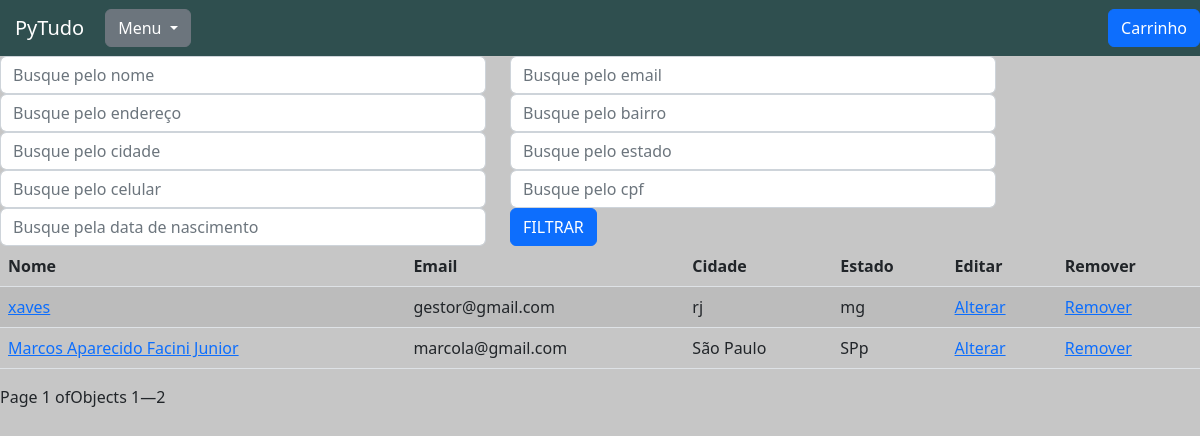
Page /usuarios/listar_usuarios/ on the earlier database version.
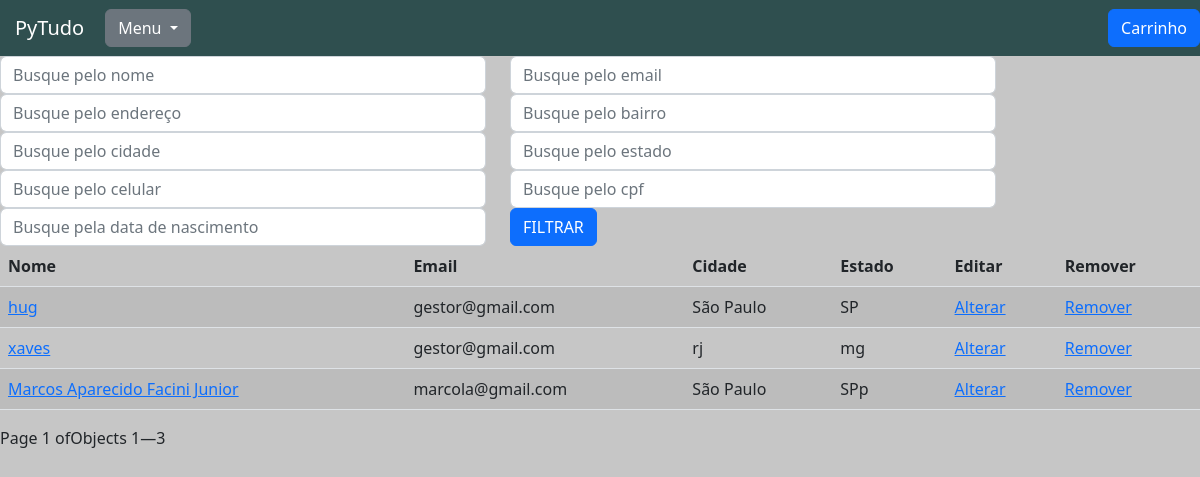
Same page on the later database version.
### usuarios/models.py (models this page shows, shortened)
class Usuarios(models.Model):
    usuario = models.ForeignKey(settings.AUTH_USER_MODEL, on_delete=models.CASCADE)
    nome = models.CharField(max_length=40)
    cpf = CPFField('CPF')
    data_de_nascimento = models.DateField()
    celular = PhoneNumberField(null=False, blank=False)
    endereco = models.CharField(max_length=50)
    numero_endereco = models.CharField(max_length=10)
    complemento = models.CharField(max_length=50, blank=True, null= True)
    bairro = models.CharField(max_length=30)
    cidade = models.CharField(max_length=30)
    estado = models.CharField(max_length=30)
    data_atualizacao = models.DateTimeField(auto_now=True, null=True)

### usuarios/views.py (the view)
# urls.py: path('listar_usuarios/', views.listar_usuarios, name='listar_usuarios'),
@has_permission_decorator('gerenciar_usuarios')
def listar_usuarios(request):
    usuarios = Usuarios.objects.all()
    nome_filtrar = request.GET.get('nome')
    if nome_filtrar:
        usuarios = usuarios.filter(nome__icontains=nome_filtrar)
    email_filtrar = request.GET.get('email')
    if email_filtrar:
        usuarios = usuarios.filter(usuario__email__icontains=email_filtrar)
    endereco_filtrar = request.GET.get('endereco')
    if endereco_filtrar:
        usuarios = usuarios.filter(endereco__icontains=endereco_filtrar)
    bairro_filtrar = request.GET.get('bairro')
    if bairro_filtrar:
        usuarios = usuarios.filter(bairro__icontains=bairro_filtrar)
    cidade_filtrar = request.GET.get('cidade')
    if cidade_filtrar:
        usuarios = usuarios.filter(cidade__icontains=cidade_filtrar)
    estado_filtrar = request.GET.get('estado')
    if estado_filtrar:
        usuarios = usuarios.filter(estado__icontains=estado_filtrar)
    celular_filtrar = request.GET.get('celular')
    if celular_filtrar:
        usuarios = usuarios.filter(celular=celular_filtrar)
    cpf_filtrar = request.GET.get('cpf')
    if cpf_filtrar:
        usuarios = usuarios.filter(cpf=cpf_filtrar)
    data_de_nascimento_filtrar = request.GET.get('data_de_nascimento')
    if data_de_nascimento_filtrar:
        data_convertida = datetime.strptime(data_de_nascimento_filtrar, "%d/%m/%Y").strftime('%Y-%m-%d')
        usuarios = usuarios.filter(data_de_nascimento=data_convertida)
    usuarios_ordenados = usuarios.order_by('-id')
    paginacao = Paginator(usuarios_ordenados, 4)
    page = request.GET.get('page')
    usuarios_paginados = paginacao.get_page(page)
    return render(request, 'listar_usuarios.html', {'usuarios_paginados': usuarios_paginados})

### usuarios/templates/listar_usuarios.html (shortened to what this page needs)
{% extends 'base.html' %}
{% load static %}
{% load filtros %}
{% block 'head' %}
    <link href="{% static 'usuarios/css/listar_usuarios.css' %}" rel="stylesheet">
{% endblock %}
{% block 'body' %}
    <form action="#" method="GET"> {% csrf_token %}
        <div class="row">
            <div class="col-md-5">
                <input type="text" placeholder="Busque pelo nome" class="form-control" name="nome">
            </div>
            <div class="col-md-5">
                <input type="text" placeholder="Busque pelo email" class="form-control" name="email">
            </div>
            <div class="col-md-5">
                <input type="text" placeholder="Busque pelo endereço" class="form-control" name="endereco">
            </div>
            <div class="col-md-5">
                <input type="text" placeholder="Busque pelo bairro" class="form-control" name="bairro">
            </div>
            <div class="col-md-5">
                <input type="text" placeholder="Busque pelo cidade" class="form-control" name="cidade">
            </div>
            <div class="col-md-5">
                <input type="text" placeholder="Busque pelo estado" class="form-control" name="estado">
            </div>
            <div class="col-md-5">
                <input type="text" id="celular" placeholder="Busque pelo celular" class="form-control" name="celular">
            </div>
            <div class="col-md-5">
                <input type="text" id="cpf" placeholder="Busque pelo cpf" class="form-control" name="cpf">
            </div>
            <div class="col-md-5">
                <input type="text" id="data_de_nascimento" placeholder="Busque pela data de nascimento" class="form-control" name="data_de_nascimento">
            </div>
            <div class="col-md-3">
                <input type="submit" value="FILTRAR" class="btn btn-primary">
            </div>
        </div>
    </form>
    <table class="table table-striped">
        <thead>
          <tr>
            <th scope="col">Nome</th>
            <th scope="col">Email</th>
            <th scope="col">Cidade</th>
            <th scope="col">Estado</th>
            <th scope="col">Editar</th>
            <th scope="col">Remover</th>
          </tr>
        </thead>
        <tbody>
            {% for usuario in usuarios_paginados %}
                <tr>
                    <td><a href="{% url 'ver_usuario' usuario.id %}">{{ usuario.nome}}</a></td>
                    <td>{{ usuario.usuario}}</td>
                    <td>{{ usuario.cidade}}</td>
                    <td>{{ usuario.estado}}</td>
                    <td><a href="{% url 'atualizar_usuario' usuario.id %}">Alterar</a></td>
                    <td><a href="{% url 'excluir_usuario' usuario.id %}">Remover</a></td>
                </tr>
            {% endfor %}
        </tbody>
    </table>
        <div class="pagination">
            Page {{ usuarios_paginados.number }} of {{ paginator.num_pages }}
            <p>Objects {{ usuarios_paginados.start_index }}—{{ usuarios_paginados.end_index }}</p>
        </div>
{% endblock %}

Differences in the rows shown:
added Usuarios: nome "hug", usuario "gestor@gmail.com", cidade "São Paulo", estado "SP"
Other differences:
{{ usuarios_paginados.end_index }}: "2" → "3"
